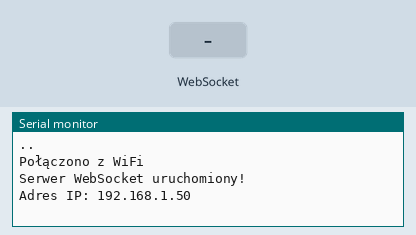
Simulated run of this sketch. Board: ESP32. Shown: the last lines printed to the serial monitor. Inputs (shaded band) come from the test bench. WiFi joins after 1.5 s; servers stay silent unless stated; random numbers use the default seed unless the sketch sets one.

Above: at 3.3 s.
3.4 s: WebSocket text "SET_SPEED:" received
At 3.8 s:
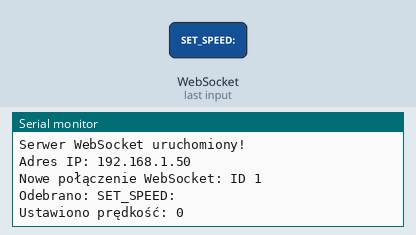
4.9 s: WebSocket text "5" received
At 6.2 s:
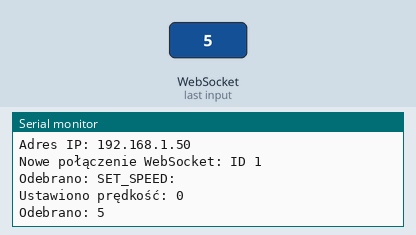

The sketch:

Robot_mecanum.ino
```cpp
#include <WiFi.h>
#include <ESPAsyncWebServer.h>
#include <AsyncTCP.h>

// Dane WiFi
const char* ssid = "MojeWifi";
const char* password = "password";

// Serwer WebSocket
AsyncWebServer server(80);
AsyncWebSocket ws("/ws");

// Przykładowe dane silnika
float current1, current2, current3;
float voltage1, voltage2, voltage3;
float temperature;

// Funkcja obsługi komunikacji WebSocket
void onWebSocketEvent(AsyncWebSocket *server, AsyncWebSocketClient *client,
                      AwsEventType type, void *arg, uint8_t *data, size_t len) {
    if (type == WS_EVT_CONNECT) {
        Serial.printf("Nowe połączenie WebSocket: ID %u\n", client->id());
    }
    else if (type == WS_EVT_DISCONNECT) {
        Serial.printf("Rozłączono klienta: ID %u\n", client->id());
    }
    else if (type == WS_EVT_DATA) {
        String message = String((char*)data).substring(0, len);
        Serial.printf("Odebrano: %s\n", message.c_str());

        if (message.startsWith("SET_SPEED:")) {
            int speed = message.substring(10).toInt();
            Serial.printf("Ustawiono prędkość: %d\n", speed);
            // Tu kod do sterowania silnikiem
        }
    }
}

void sendData() {
     // Symulacja danych
    current1 = random(100, 500) / 10.0;
    current2 = random(100, 500) / 10.0;
    current3 = random(100, 500) / 10.0;
    voltage1 = random(200, 240) / 1.0;
    voltage2 = random(200, 240) / 1.0;
    voltage3 = random(200, 240) / 1.0;
    temperature = random(20, 60) / 1.0;

    // Bufor na 7 floatów (7x4 bajty = 28 bajtów)
    uint8_t buffer[28];
    memcpy(buffer, &current1, 4);
    memcpy(buffer + 4, &current2, 4);
    memcpy(buffer + 8, &current3, 4);
    memcpy(buffer + 12, &voltage1, 4);
    memcpy(buffer + 16, &voltage2, 4);
    memcpy(buffer + 20, &voltage3, 4);
    memcpy(buffer + 24, &temperature, 4);

    // Wysyłanie binarne do wszystkich klientów
    ws.binaryAll(buffer, sizeof(buffer));
}

void setup() {
    Serial.begin(115200);

    WiFi.mode(WIFI_STA);
    WiFi.disconnect();   // upewnij się, że ESP nie jest już „podłączone” do czegokolwiek
    delay(100);


    WiFi.begin(ssid, password);
    while (WiFi.status() != WL_CONNECTED) {
        delay(1000);
        Serial.print(".");
    }
    Serial.println("\nPołączono z WiFi");


    ws.onEvent(onWebSocketEvent);
    server.addHandler(&ws);
    server.begin();
    Serial.println("Serwer WebSocket uruchomiony!");

    Serial.print("Adres IP: ");
    Serial.println(WiFi.localIP());
}

void loop() {
    sendData();
    delay(300);
}
```

Measured:
- after the input at 3.4 s, the serial monitor: prints a new line at once (image 1)
- after the input at 4.9 s, the serial monitor: prints a new line at once (image 2)
